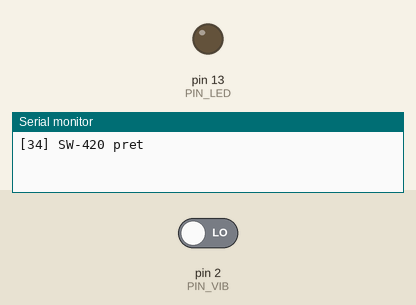
Bench run of a sketch on a simulated Arduino Uno, built with avr-gcc and run on an emulated ATmega328P. Shown: output pins drawn as LEDs (lit = HIGH), the last lines printed to the serial monitor. The inputs (shaded band) are chosen by the test bench; at power-on: pin 2 (PIN_VIB) LOW.

Above: at 1.2 s.
1.3 s: pin 2 (PIN_VIB) driven HIGH
At 2.2 s:
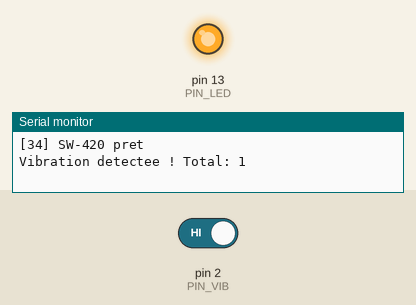
2.8 s: pin 2 (PIN_VIB) driven LOW
At 3.4 s:
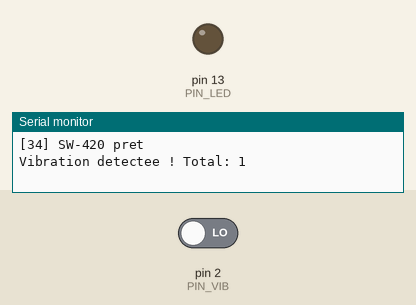
Timing chart, 0 to 5.8 s (numbered marks = the images above; inputs shaded):
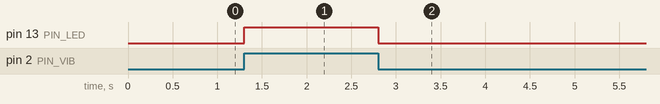

The sketch:

34_SW-420_Vibration.ino
```cpp
/*
 * =====================================================================
 *  Arduino Lab Nexus v6.1.0 STABLE  -  SW-420 Vibration
 * =====================================================================
 *  Explication : Détecte les vibrations et compte le nombre de chocs avec un module SW-420.
 *  Carte       : Arduino UNO / Nano (ATmega328P) - compatible Mega
 *  Moniteur    : 9600 bauds
 *
 *  Câblage :
 *   Arduino 5V     -> SW-420 VCC
 *   Arduino GND    -> SW-420 GND
 *   Arduino D2     -> SW-420 DO
 *
 *  Bibliothèques requises (arduino-cli lib install "...") : aucune
 * =====================================================================
 */
// @libs:

// Broches
const uint8_t PIN_VIB = 2;
const uint8_t PIN_LED = 13;

unsigned int compteur = 0;
int etatPrecedent = LOW;

void setup() {
  pinMode(PIN_VIB, INPUT);
  pinMode(PIN_LED, OUTPUT);
  Serial.begin(9600);
  Serial.println(F("[34] SW-420 pret"));
}

void loop() {
  int etat = digitalRead(PIN_VIB);        // HIGH pendant une vibration
  digitalWrite(PIN_LED, etat);
  // Compte chaque nouveau front montant
  if (etat == HIGH && etatPrecedent == LOW) {
    compteur++;
    Serial.print(F("Vibration detectee ! Total: "));
    Serial.println(compteur);
    delay(100);                            // évite de compter plusieurs fois le même choc
  }
  etatPrecedent = etat;
}
```

Measured:
- after the input at 1.3 s, pin 13 (PIN_LED): LOW → HIGH at once
- after the input at 2.8 s, pin 13 (PIN_LED): HIGH → LOW at once
